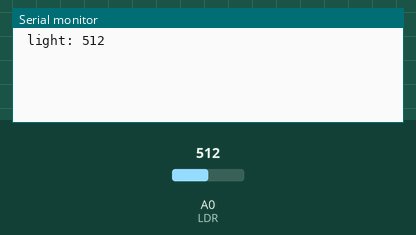
This sketch was run on a simulated Arduino Mega 2560, built with avr-gcc and run on an emulated ATmega2560. Parts: the last lines printed to the serial monitor. The test bench sets the inputs (shaded band); at power-on: A0 (LDR) = 512.

Above: at 1.7 s.
1.8 s: A0 (LDR) set to 716
At 4.4 s:
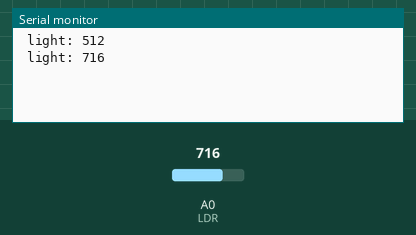
5.7 s: A0 (LDR) set to 900
At 7.9 s:
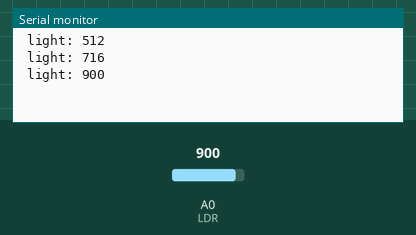
Timing chart, 0 to 9.4 s (numbered marks = the images above; inputs shaded):
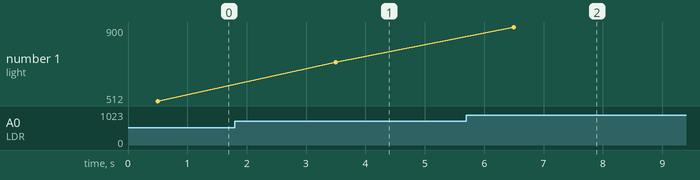

Measured:
- after the input at 1.8 s, the serial monitor: prints a new line after 1.7 s (image 1)
- after the input at 5.7 s, the serial monitor: prints a new line after 0.80 s (image 2)
- plotted number 1: 512 → 716 after the input at 1.8 s, 716 → 900 after the input at 5.7 s

The sketch:

final_arduino_home_automation.ino
```cpp
#include <SoftwareSerial.h>


SoftwareSerial Serial1(2,3);  //serial communication between ESP01 and Arduino UNO

int light;//variable to store light values

#define LDR A0 //pin for analog LDR input

void setup(){
        Serial.begin(115200);
        Serial1.begin(115200); //serial communication at 115200 baud rate
        pinMode(LDR,INPUT); //declaring LDR as input pin
        delay(500);
}
void loop()
{
        light= analogRead(LDR);  //analog read
        Serial.print(" light: ");
        Serial.println(light);
        Serial1.write(light);
        delay(3000);
}
```
